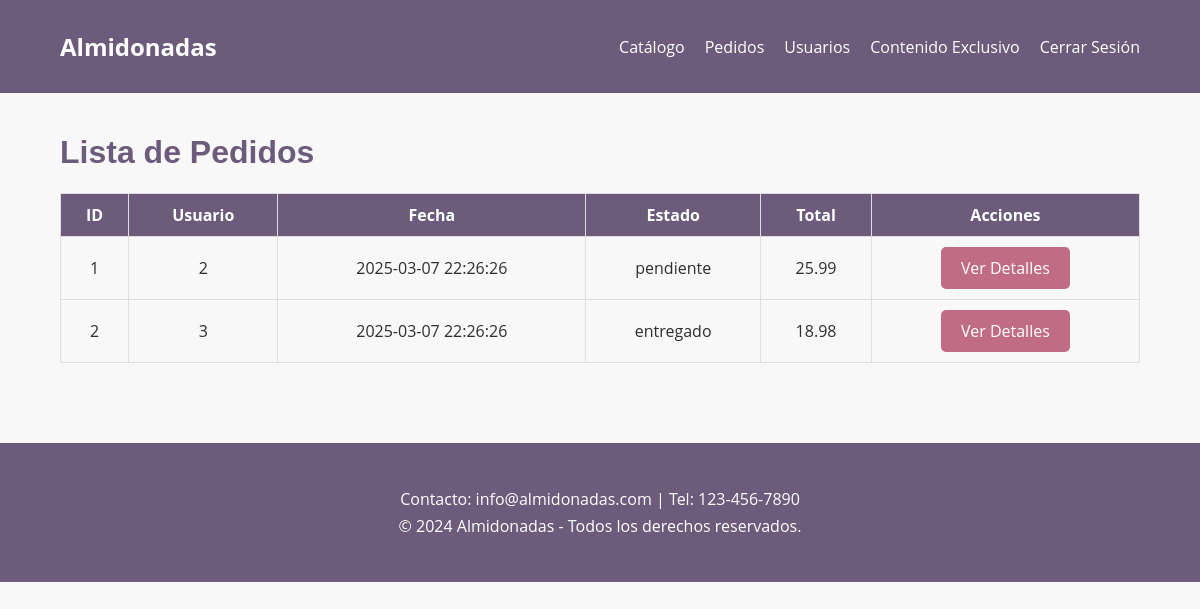
The page /admin/pedidos/list.php (signed in) on the database its author committed.
### tables this page shows
CREATE TABLE Pedidos (
    id INT AUTO_INCREMENT PRIMARY KEY,
    usuario_id INT NOT NULL,
    fecha TIMESTAMP DEFAULT CURRENT_TIMESTAMP,
    estado ENUM('pendiente', 'en_proceso', 'entregado') NOT NULL,
    total DECIMAL(10, 2) NOT NULL,
    FOREIGN KEY (usuario_id) REFERENCES Usuarios(id)
);

### admin/pedidos/list.php (the view, shortened to what this page needs)
<?php
include '../../includes/conexion.php';
$stmt = $conn->query("SELECT * FROM Pedidos");
$pedidos = $stmt->fetchAll(PDO::FETCH_ASSOC);
?>
<!DOCTYPE html>
<html lang="es">
<head>
    <link rel="stylesheet" href="../../assets/css/styles.css">
</head>
<body>
    <?php include '../../templates/navbar_admin.php'; ?>
    <div class="container">
        <h1>Lista de Pedidos</h1>
        <table>
            <thead>
                <tr>
                    <th>ID</th>
                    <th>Usuario</th>
                    <th>Fecha</th>
                    <th>Estado</th>
                    <th>Total</th>
                    <th>Acciones</th>
                </tr>
            </thead>
            <tbody>
                <?php foreach ($pedidos as $pedido): ?>
                    <tr>
                        <td><?php echo $pedido['id']; ?></td>
                        <td><?php echo $pedido['usuario_id']; ?></td>
                        <td><?php echo $pedido['fecha']; ?></td>
                        <td><?php echo $pedido['estado']; ?></td>
                        <td><?php echo $pedido['total']; ?></td>
                        <td>
                            <a href="detail.php?id=<?php echo $pedido['id']; ?>" class="btn">Ver Detalles</a>
                        </td>
                    </tr>
                <?php endforeach; ?>
            </tbody>
        </table>
    </div>
    <?php include '../../templates/footer.php'; ?>
</body>
</html>

### assets/css/styles.css (style rules this page uses)
body { font-family: "Open Sans", sans-serif; margin: 0; padding: 0; background-color: #f8f8f8; color: #2e2e2e; }
.container { width: 90%; max-width: 1200px; margin: 0 auto; padding: 20px; }
h1, h2, h3 { font-family: "Poppins", sans-serif; color: #6c5b7b; }
.btn { display: inline-block; padding: 10px 20px; background-color: #c06c84; color: white; text-decoration: none; border-radius: 5px; transition: background-color 0.3s ease; }
table { width: 100%; border-collapse: collapse; margin-bottom: 20px; }
table th, table td { padding: 10px; border: 1px solid #ddd; text-align: center; }
table th { background-color: #6c5b7b; color: white; }

### rows shown on the page
pedidos: id "1", usuario "2", fecha "2025-03-07 22:26:26", estado "pendiente", total "25.99"
pedidos: id "2", usuario "3", fecha "2025-03-07 22:26:26", estado "entregado", total "18.98"
